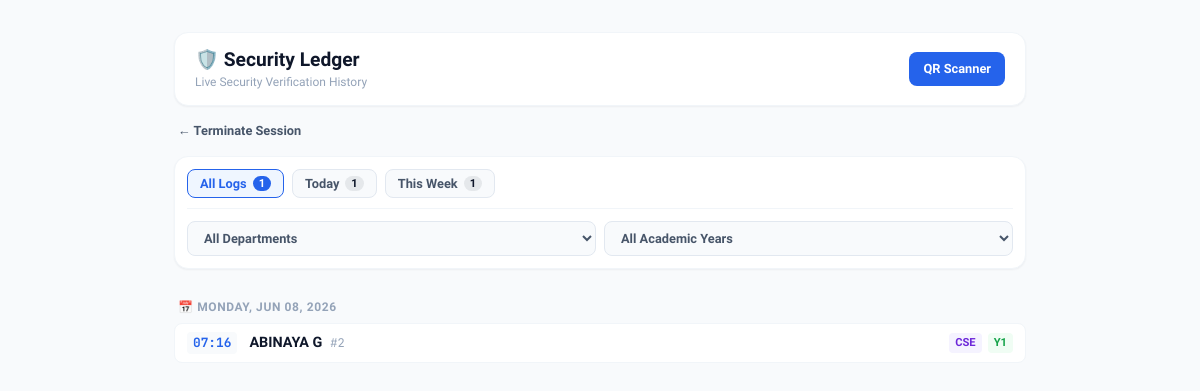
The page /security_page/1 (signed in) on the database its author committed.
### app.py (models this page shows)
class DetailedPass(db.Model):
    id = db.Column(db.Integer, primary_key=True)
    letter_id = db.Column(db.String(50))
    student_name = db.Column(db.String(150))
    dept = db.Column(db.String(100))
    year = db.Column(db.String(20))
    scanned_at = db.Column(db.DateTime, default=datetime.utcnow)

### app.py (the view)
@app.route('/security_page/<int:id>', methods=['GET', 'POST'])
@login_required
def security_page(id):
    if current_user.id != id:
        return render_template('error_page.html')
    security = Security.query.get_or_404(id)
    records = DetailedPass.query.order_by(DetailedPass.scanned_at.desc()).all()
    return render_template('security_page.html', security=security, records=records)

### app.py (called while the page is built, shortened)
@login_manager.user_loader
def load_user(user_id):
    uid = int(user_id)
    user = User.query.get(uid)
    if user:
        return user

### templates/security_page.html (shortened to what this page needs)
<!DOCTYPE html>
<html lang="en">
<head>
</head>
<body>
<div class="dashboard-container">
    <header class="app-header">
        <div class="header-title-group">
            <h1>🛡️ Security Ledger</h1>
            <p>Live Security Verification History</p>
        </div>
        <a href="/open_scanner" class="btn-scanner">QR Scanner</a>
    </header>
    <div class="session-bar">
        <a href="/logout" class="logout-link">← Terminate Session</a>
    </div>
    <div class="control-panel">
        <div class="group-tabs-row">
            <button class="tab-btn active" id="tabAll" onclick="switchGroupView('ALL')">
                All Logs <span class="count-badge" id="cntAll">0</span>
            </button>
            <button class="tab-btn" id="tabToday" onclick="switchGroupView('TODAY')">
                Today <span class="count-badge" id="cntToday">0</span>
            </button>
            <button class="tab-btn" id="tabWeek" onclick="switchGroupView('WEEK')">
                This Week <span class="count-badge" id="cntWeek">0</span>
            </button>
        </div>
        <div class="filter-selects-row">
            <select class="select-filter" id="filterDept" onchange="applyGlobalGridEngine()">
                <option value="ALL">All Departments</option>
            </select>
            <select class="select-filter" id="filterYear" onchange="applyGlobalGridEngine()">
                <option value="ALL">All Academic Years</option>
            </select>
        </div>
    </div>
    <div class="logs-list-wrapper" id="masterStreamContainer">
        {% set last_date = [] %}
        {% for r in records %}
            {% set current_date = r.scanned_at.strftime('%Y-%m-%d') %}
            {% if current_date not in last_date %}
                <div class="timeline-section-header" data-header-group="{{ current_date }}">
                    📅 {{ r.scanned_at.strftime('%A, %b %d, %Y') }}
                </div>
            {% endif %}
            <div class="dense-row"
                 data-dept="{{ r.dept }}"
                 data-year="{{ r.year }}"
                 data-date="{{ current_date }}"
                 data-timestamp="{{ r.scanned_at.isoformat() }}">
                <div class="dense-left-block">
                    <span class="inline-time">{{ r.scanned_at.strftime('%H:%M') }}</span>
                    <div class="student-meta-inline">
                        <span class="inline-name">{{ r.student_name }}</span>
                        <span class="inline-hash-id">#{{ r.letter_id }}</span>
                    </div>
                </div>
                <div class="dense-right-block">
                    <span class="compact-pill pill-dept">{{ r.dept }}</span>
                    <span class="compact-pill pill-year">Y{{ r.year }}</span>
                </div>
            </div>
        {% endfor %}
    </div>
</div>
</body>
</html>

### rows shown on the page
DetailedPass: scanned_at "MONDAY, JUN 08, 2026", scanned_at "07:16", student_name "ABINAYA G", letter_id "2", dept "CSE", year "1"
